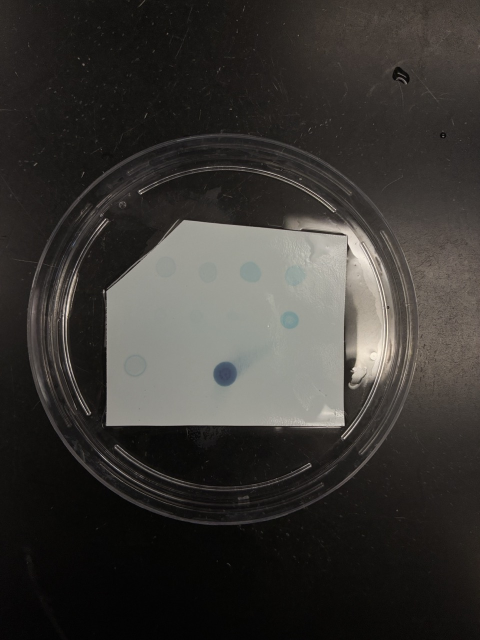
#> input picture data/assays/1019_dotblot/dotblot.jpeg, 960 x 1280 px (shown at 1/2 size)
$ python quantify_dotblot.py
#> lines starting #> are read from the running program, lines starting #| are printed output that depends on the picture; after the words box and inside, x2 and y2 are one past the last pixel; in counts of white or black regions, pixels touching at a corner belong together
#!/usr/bin/env python
"""Spot intensities for the 2026-10-19 His-tag dot blot.

Reads the membrane photograph and reports, for each spotted position, how much
darker the membrane is inside the spot than the local background. No ladder and
no standard, so the numbers are relative to this one image only.

Grid positions were read off the photograph by eye and are hard-coded below;
the membrane was laid out 4 + 4 + 3 and row 3 is offset ~45 px left of rows 1-2.

Usage:  python quantify_dotblot.py
Writes: code/output/1019_dotblot/spot_intensities.tsv
"""
from pathlib import Path

import numpy as np
from PIL import Image
from scipy import ndimage

REPO = Path(__file__).resolve().parents[2]
IMG = REPO / "data/assays/1019_dotblot/dotblot.jpeg"
OUT = REPO / "code/output/1019_dotblot/spot_intensities.tsv"

RADIUS = 18          # px, spot sampling disc
BG_INNER, BG_OUTER = 26, 42   # px, local background annulus
SEARCH = 25          # px, allowed drift when re-centring a spot on the grid

# (label, x, y) in native image pixels
SPOTS = [
    # Centres read off the photograph at 4x zoom against a 20 px grid. Rows 1-2
    # share a column pitch of ~90 px and tilt ~16 px down to the right; row 3 was
    # spotted separately, with its own ~94 px pitch, and sits lower and further left.
    ("CDS12+ (rough lysate)",      322, 531),
    ("CDS12+",                     413, 537),
    ("e1+ (rough lysate, 10/18)",  503, 537),
    ("e1+",                        593, 547),
    ("e40+ (1:10)",                322, 628),
    ("e40+",                       413, 634),
    ("e281+ (1:10)",               503, 639),
    ("e281 FT1",                   585, 643),
    ("CDS12- (negative)",          261, 730),   # hollow drying ring
    ("e1+ (1:10)",                 355, 739),
    ("positive control",           449, 748),
]


def measure():
    """Return [(label, x, y, background, spot_lum, darkness, dx, dy), ...].

    Each spot re-centres on the darkest disc within SEARCH px of its nominal
    grid position before being measured; dx/dy record how far it moved. A spot
    that drifts to the full +/-SEARCH limit is one the search never found.
    """
    lum = np.asarray(Image.open(IMG).convert("RGB")).astype(float).mean(2)
    yy, xx = np.mgrid[: lum.shape[0], : lum.shape[1]]
    smooth = ndimage.gaussian_filter(lum, 6)
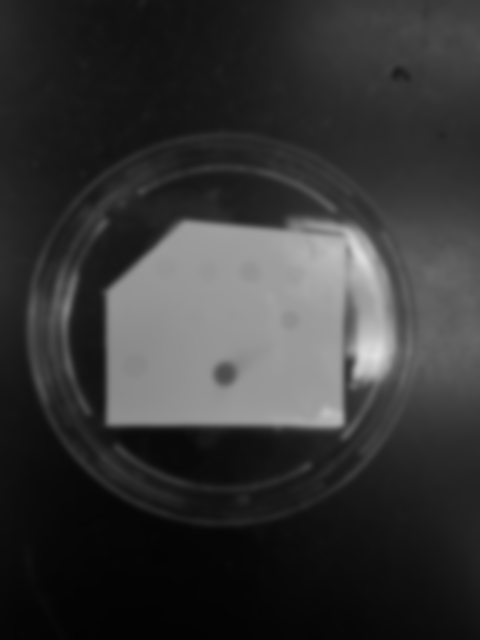
#> smooth: shape (1280, 960) float64 (shown at 1/2 size); min 3.35, max 225, mean 54.1

    rows = []
    for label, x0, y0 in SPOTS:
        win = smooth[y0 - SEARCH : y0 + SEARCH + 1, x0 - SEARCH : x0 + SEARCH + 1]
        dy, dx = np.unravel_index(np.argmin(win), win.shape)
        # Hitting the edge of the search box means no spot was found, only a
        # downhill gradient; re-centring on that would measure somewhere else
        # entirely, so fall back to the nominal grid position.
        if dx in (0, 2 * SEARCH) or dy in (0, 2 * SEARCH):
            dx = dy = SEARCH
        x, y = x0 - SEARCH + dx, y0 - SEARCH + dy
        d2 = (xx - x) ** 2 + (yy - y) ** 2
        spot = d2 <= RADIUS ** 2
        ring = (d2 > BG_INNER ** 2) & (d2 <= BG_OUTER ** 2)
        bg = np.median(lum[ring])
        rows.append((label, x, y, bg, lum[spot].mean(), bg - lum[spot].mean(),
                     x - x0, y - y0))
#> this loop made 11 passes
#> (dy, x, y, bg) on passes 2, 3, 4, 8, 9, 11: (30, 412, 542, 154), (31, 496, 543, 156.2), (38, 587, 560, 161), (26, 586, 644, 156), (30, 255, 735, 139), (26, 448, 749, 147.7)
#> (dy, bg) on passes 1, 5, 6, 7, 10: (0, 152.3), (50, 146.7), (29, 150.7), (50, 153.7), (39, 144.7)
#> pass 1, in measure, `win = smooth[y0 - SEARCH : y0 + SEARCH + 1, x0 - SEARCH : x0 + SEARCH ..`:
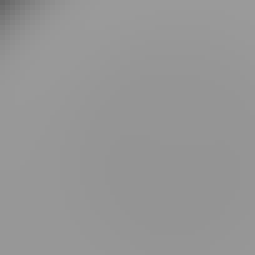
#> win: shape (51, 51) float64 (shown 5 times larger); min 103.3, max 154.7, mean 150.3
#> pass 2, in measure, `d2 = (xx - x) ** 2 + (yy - y) ** 2`:
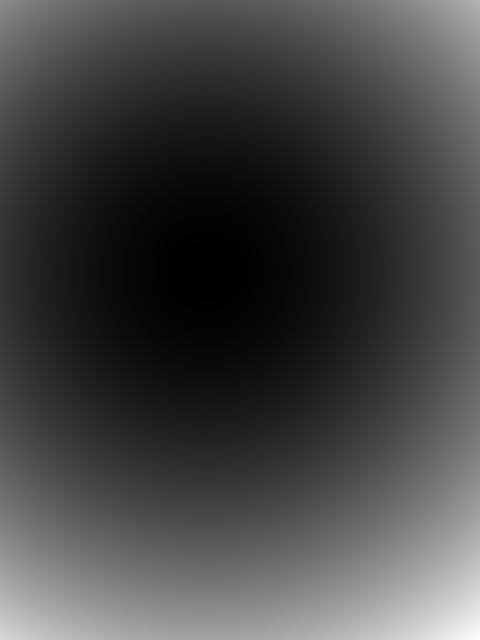
#> d2: shape (1280, 960) int64 (shown at 1/2 size); min 0, max 842378, mean 227395.7; drawn with min black and max white
#> pass 2, in measure, `spot = d2 <= RADIUS ** 2`:
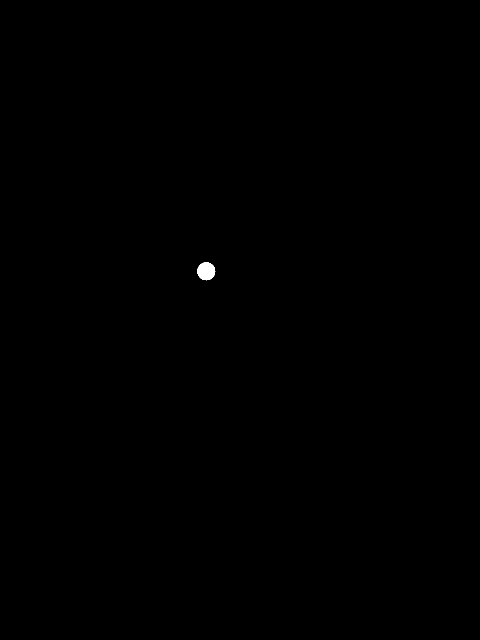
#> spot: shape (1280, 960) bool (shown at 1/2 size); 0.08% white; 1 white region, box (x1, y1, x2, y2) and area: (394, 524, 431, 561) 1009
#> after the loop:
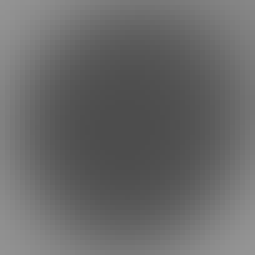
#> win: shape (51, 51) float64 (shown 5 times larger); min 77, max 149.5, mean 105.7
#> after the loop, rows = 11 items
    return rows


def main() -> None:
    rows = measure()
#> rows = 11 items
    peak = max(r[5] for r in rows)
#> peak = 68.22

    OUT.parent.mkdir(parents=True, exist_ok=True)
    with OUT.open("w") as fh:
        fh.write("label\tx\ty\tdx\tdy\tbackground_lum\tspot_lum\tdarkness\t"
                 "relative_to_max\n")
        for label, x, y, bg, sl, dk, dx, dy in rows:
            fh.write(f"{label}\t{x}\t{y}\t{dx}\t{dy}\t{bg:.1f}\t{sl:.1f}\t{dk:.2f}\t"
                     f"{dk / peak:.3f}\n")
#> this loop made 11 passes
#> (label, x, y, bg, sl, dk, dx, dy) on passes 1 to 10: ('CDS12+ (rough lysate)', 322, 531, 152.3, 149.7, 2.65, 0, 0), ('CDS12+', 412, 542, 154, 149.6, 4.41, -1, 5), ('e1+ (rough lysate, 10/18)', 496, 543, 156.2, 147, 9.17, -7, 6), ('e1+', 587, 560, 161, 158, 3.01, -6, 13), ('e40+ (1:10)', 322, 628, 146.7, 146, 0.68, 0, 0), ('e40+', 413, 634, 150.7, 150.9, -0.191, 0, 0), ('e281+ (1:10)', 503, 639, 153.7, 153.4, 0.22, 0, 0), ('e281 FT1', 586, 644, 156, 145, 10.96, 1, 1), ('CDS12- (negative)', 255, 735, 139, 135.1, 3.86, -6, 5), ('e1+ (1:10)', 355, 739, 144.7, 144.8, -0.0859, 0, 0)

    width = max(len(r[0]) for r in rows)
#> width = 25
    print(f"{'spot'.ljust(width)}  darkness  rel")
#| spot                       darkness  rel
    for label, _, _, _, _, dk, dx, dy in sorted(rows, key=lambda r: -r[5]):
        print(f"{label.ljust(width)}  {dk:7.2f}  {dk / peak:5.2f}   drift {dx:+3d},{dy:+3d}")
#> this loop made 11 passes
#> (label, dk, dx, dy) on passes 1 to 11: ('positive control', 68.22, -1, 1), ('e281 FT1', 10.96, 1, 1), ('e1+ (rough lysate, 10/18)', 9.17, -7, 6), ('CDS12+', 4.41, -1, 5), ('CDS12- (negative)', 3.86, -6, 5), ('e1+', 3.01, -6, 13), ('CDS12+ (rough lysate)', 2.65, 0, 0), ('e40+ (1:10)', 0.68, 0, 0), ('e281+ (1:10)', 0.22, 0, 0), ('e1+ (1:10)', -0.0859, 0, 0), ('e40+', -0.191, 0, 0)
#| positive control             68.22   1.00   drift  -1, +1
#| e281 FT1                     10.96   0.16   drift  +1, +1
#| e1+ (rough lysate, 10/18)     9.17   0.13   drift  -7, +6
#| CDS12+                        4.41   0.06   drift  -1, +5
#| CDS12- (negative)             3.86   0.06   drift  -6, +5
#| e1+                           3.01   0.04   drift  -6,+13
#| CDS12+ (rough lysate)         2.65   0.04   drift  +0, +0
#| e40+ (1:10)                   0.68   0.01   drift  +0, +0
#> (further printed lines are left out)
    print(f"\nwrote {OUT.relative_to(REPO)}")


if __name__ == "__main__":
    main()
